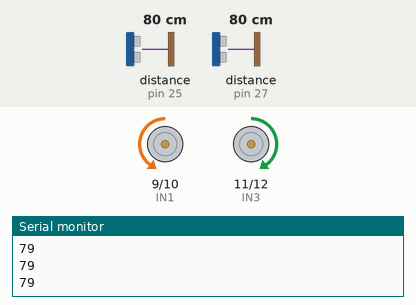
Bench run of a sketch on a simulated Arduino Mega 2560, built with avr-gcc and run on an emulated ATmega2560. On the bench: motor-driver pin pairs drawn as motors (green arrow = first pin HIGH = forward, orange = second pin HIGH = backward, longer = more drive, scaled by the enable pin), the last lines printed to the serial monitor. Wiring (inferred from the names in the program): 2 × ultrasonic range finder: trigger pin 24, echo pin 25 / trigger pin 26, echo pin 27. The test bench sets the inputs (shaded band); at power-on: distance to the obstacle (sensors on pin 27, pin 25) 80 cm. The echo pulse lasts 58.3 µs per cm.

Above: at 1.7 s.
1.8 s: distance to the obstacle (sensor on pin 27) set to 22 cm
3.3 s: distance to the obstacle (sensor on pin 27) set to 18 cm
At 4.5 s:
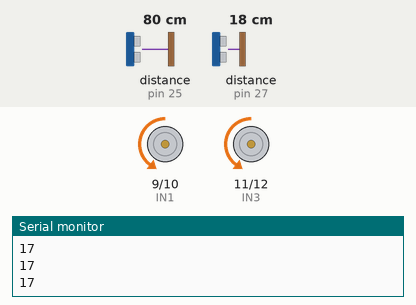
4.8 s: distance to the obstacle (sensor on pin 27) set to 35 cm
At 5.2 s:
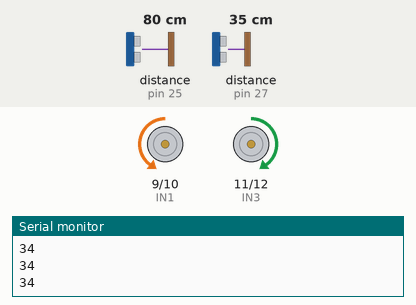
6.3 s: distance to the obstacle (sensor on pin 27) set to 2 cm
At 6.7 s:
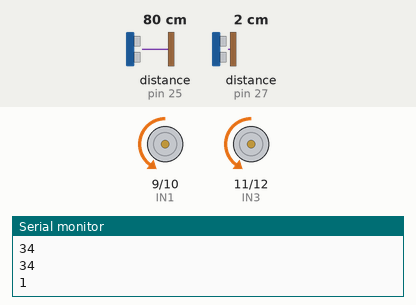
Timing chart, 0 to 8.8 s (numbered marks = the images above; inputs shaded):
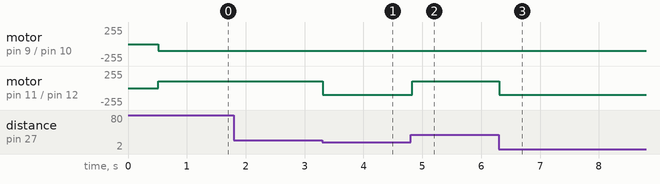

Measured:
- the behaviour switches between 21 and 20 cm on distance to the obstacle (sensor on pin 27) (found by bisection; images 0 and 1)
- after the input at 3.3 s, motor on pin 11 (IN3) / pin 12 (IN4): forward 100/255 → backward 100/255 at once
- after the input at 4.8 s, motor on pin 11 (IN3) / pin 12 (IN4): backward 100/255 → forward 100/255 at once
- after the input at 6.3 s, motor on pin 11 (IN3) / pin 12 (IN4): forward 100/255 → backward 100/255 at once

The sketch:

along_the_wall0824.ino
```cpp
#include <Servo.h>

Servo myservo1;
////motor control mode pin
#define ENA 8
#define IN1 9
#define IN2 10
#define IN3 11
#define IN4 12
#define ENB 13
//wheel speed
#define speedleft 100
#define speedright 100
#define servo1 5
//supersonic mode pin
#define R_trigger 24
#define R_echo 25
#define C_trigger 26
#define C_echo 27

int L_cm = 0, R_cm = 0, C_cm = 0;
long R_duration, L_duration, C_duration;
const int turn_Distance = 20;

void stop_motor(){
  digitalWrite(IN1, HIGH);
  digitalWrite(IN2, HIGH);
  digitalWrite(IN3, HIGH);
  digitalWrite(IN4, HIGH);
}

void servo_setup() {
  pinMode(servo1, OUTPUT);
  myservo1.attach(servo1);
  myservo1.write(135);
  delay(1000);
}

void go_straight(){
  digitalWrite(IN1, LOW);
  digitalWrite(IN2, HIGH);
  digitalWrite(IN3, HIGH);
  digitalWrite(IN4, LOW);
  analogWrite(ENA, speedleft);
  analogWrite(ENB, speedright);
}
void go_rightfornt(){
  digitalWrite(IN1, LOW);
  digitalWrite(IN2, HIGH);
  digitalWrite(IN3, HIGH);
  digitalWrite(IN4, LOW);
  analogWrite(ENA, speedleft);
  analogWrite(ENB, speedright/1.5);
}

void go_back(){
  digitalWrite(IN1, LOW);
  digitalWrite(IN2, HIGH);
  digitalWrite(IN3, HIGH);
  digitalWrite(IN4, LOW);
  analogWrite(ENA, speedleft);
  analogWrite(ENB, speedright);
}

void turn_right(){
  digitalWrite(IN1, HIGH);
  digitalWrite(IN2, LOW);
  digitalWrite(IN3, HIGH);
  digitalWrite(IN4, LOW);
  analogWrite(ENA, speedleft);
  analogWrite(ENB, speedright);
}

void turn_left(){
  digitalWrite(IN1, LOW);
  digitalWrite(IN2, HIGH);
  digitalWrite(IN3, LOW);
  digitalWrite(IN4, HIGH);
  analogWrite(ENA, speedleft);
  analogWrite(ENB, speedright);
}
void Distance(){

  digitalWrite(R_trigger, LOW);
  delayMicroseconds(5);
  digitalWrite(R_trigger, HIGH);
  delayMicroseconds(10);
  digitalWrite(R_trigger, LOW);

  pinMode(R_echo, INPUT);
  R_duration = pulseIn(R_echo, HIGH);

  R_cm = (R_duration/2) / 29.1;

  digitalWrite(C_trigger, LOW);
  delayMicroseconds(5);
  digitalWrite(C_trigger, HIGH);
  delayMicroseconds(10);
  digitalWrite(C_trigger, LOW);

  pinMode(C_echo, INPUT);
  C_duration = pulseIn(C_echo, HIGH);

  C_cm = (C_duration/2) / 29.1;
}
void setup() {
  Serial.begin(9600);
  pinMode(ENA, OUTPUT);
  pinMode(ENB, OUTPUT);
  pinMode(IN1, OUTPUT);
  pinMode(IN2, OUTPUT);
  pinMode(IN3, OUTPUT);
  pinMode(IN4, OUTPUT);

  pinMode(R_trigger, OUTPUT);
  pinMode(C_trigger, OUTPUT);
  pinMode(R_echo, INPUT);
  pinMode(C_echo, INPUT);

  delay(500);
}
void loop() {
  //servo_setup();
  Distance();
  Serial.print(C_cm);
  Serial.print("\n");

  if(C_cm < turn_Distance){
    turn_left();
    delay(500);
  }
  else{
    go_straight();
  }
}
```
